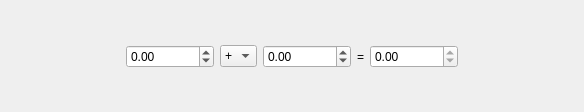
<?xml version="1.0" encoding="UTF-8"?>
<ui version="4.0">
 <class>Dialog</class>
 <widget class="QDialog" name="Dialog">
  <property name="geometry">
   <rect>
    <x>0</x>
    <y>0</y>
    <width>584</width>
    <height>112</height>
   </rect>
  </property>
  <property name="windowTitle">
   <string>Kalkulacka</string>
  </property>
  <layout class="QGridLayout" name="gridLayout">
   <item row="0" column="3">
    <spacer name="verticalSpacer">
     <property name="orientation">
      <enum>Qt::Vertical</enum>
     </property>
     <property name="sizeHint" stdset="0">
      <size>
       <width>20</width>
       <height>19</height>
      </size>
     </property>
    </spacer>
   </item>
   <item row="1" column="0">
    <spacer name="horizontalSpacer">
     <property name="orientation">
      <enum>Qt::Horizontal</enum>
     </property>
     <property name="sizeHint" stdset="0">
      <size>
       <width>40</width>
       <height>20</height>
      </size>
     </property>
    </spacer>
   </item>
   <item row="1" column="3">
    <widget class="QDoubleSpinBox" name="sb_operand2">
     <property name="minimum">
      <double>-999999999.000000000000000</double>
     </property>
     <property name="maximum">
      <double>999999999.000000000000000</double>
     </property>
    </widget>
   </item>
   <item row="1" column="4">
    <widget class="QLabel" name="label">
     <property name="text">
      <string>=</string>
     </property>
    </widget>
   </item>
   <item row="1" column="2">
    <widget class="QComboBox" name="cb_operator">
     <item>
      <property name="text">
       <string>+</string>
      </property>
     </item>
     <item>
      <property name="text">
       <string>-</string>
      </property>
     </item>
     <item>
      <property name="text">
       <string>*</string>
      </property>
     </item>
     <item>
      <property name="text">
       <string>/</string>
      </property>
     </item>
    </widget>
   </item>
   <item row="1" column="1">
    <widget class="QDoubleSpinBox" name="sb_operand1">
     <property name="minimum">
      <double>-999999999.000000000000000</double>
     </property>
     <property name="maximum">
      <double>999999999.000000000000000</double>
     </property>
    </widget>
   </item>
   <item row="1" column="5">
    <widget class="QDoubleSpinBox" name="sb_result">
     <property name="readOnly">
      <bool>true</bool>
     </property>
     <property name="minimum">
      <double>-999999999.000000000000000</double>
     </property>
     <property name="maximum">
      <double>999999999.000000000000000</double>
     </property>
    </widget>
   </item>
   <item row="2" column="3">
    <spacer name="verticalSpacer_2">
     <property name="orientation">
      <enum>Qt::Vertical</enum>
     </property>
     <property name="sizeHint" stdset="0">
      <size>
       <width>20</width>
       <height>19</height>
      </size>
     </property>
    </spacer>
   </item>
   <item row="1" column="6">
    <spacer name="horizontalSpacer_2">
     <property name="orientation">
      <enum>Qt::Horizontal</enum>
     </property>
     <property name="sizeHint" stdset="0">
      <size>
       <width>40</width>
       <height>20</height>
      </size>
     </property>
    </spacer>
   </item>
  </layout>
 </widget>
 <resources/>
 <connections/>
</ui>
